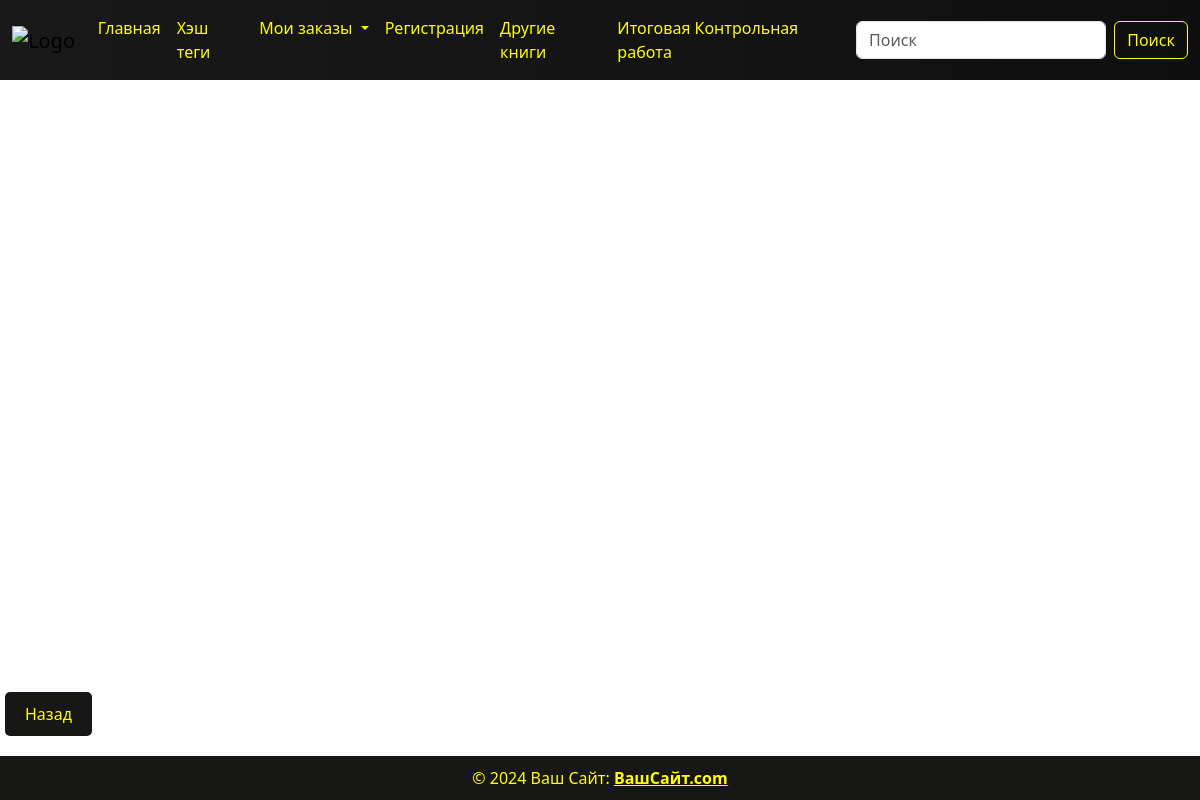
Before: /fantasy_books/ with the older database file.
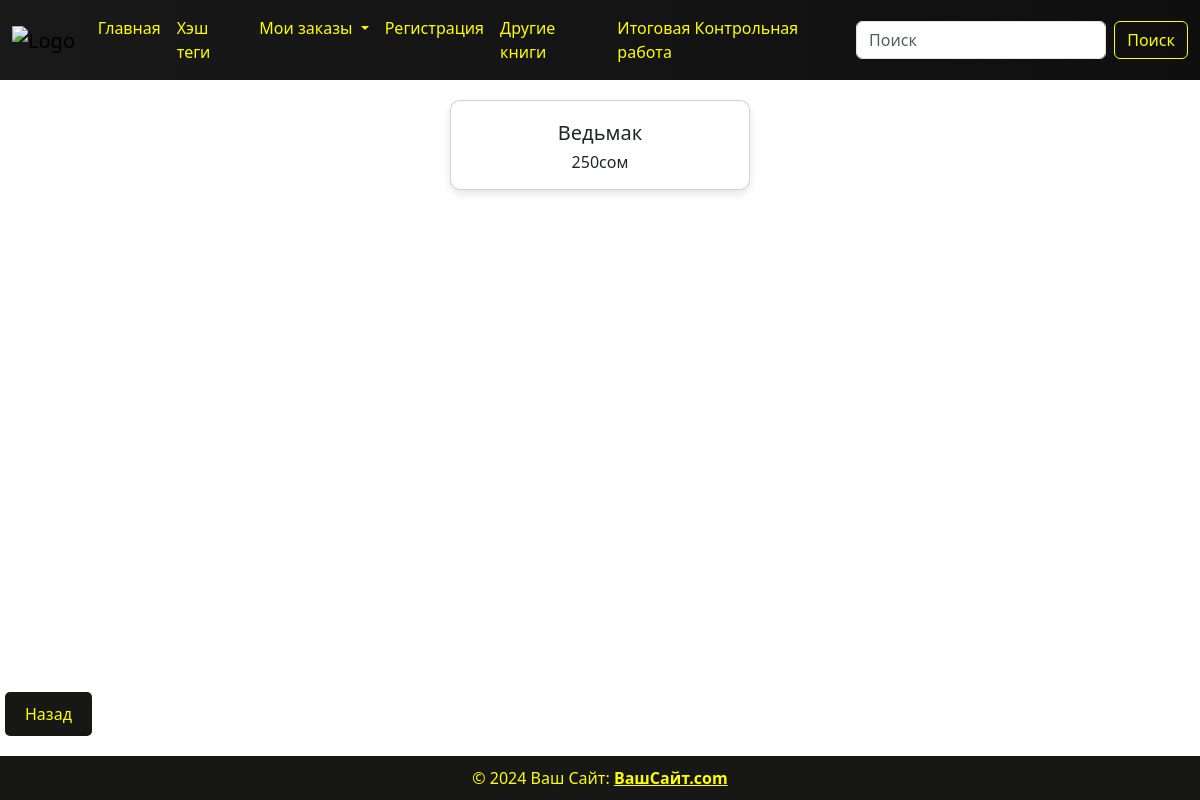
After: the same page with the newer database file.
### hashtags/models.py (models this page shows, shortened)
class Product(models.Model):
    name = models.CharField(max_length=100, verbose_name='название продукта')
    price = models.PositiveIntegerField(default=100, verbose_name='цена')
    tags = models.ManyToManyField(Tag)
    class Meta:
        verbose_name = 'товар'
        verbose_name_plural = 'товары'

### hashtags/views.py (the view)
# urls.py: path('fantasy_books/', views.fantasy_books_view, name='fantasy_books'),
def fantasy_books_view(request):
    if request.method == 'GET':
        fantasy_books = models.Product.objects.filter(tags__name='Фантастика')
        context = {'fantasy_books': fantasy_books}
        return render(request, template_name='hashtags/fantasy_books.html', context=context)

### templates/hashtags/fantasy_books.html
{% load static %} {% include 'components/header.html' %}
<link rel="stylesheet" href="{% static 'css/hashtags.css' %}" />
<div class="content">
  {% for i in fantasy_books %}
  <div class="card">
    <div class="card-body">
      <h1>{{ i.name }}</h1>
      <p class="card-text">{{ i.price }}сом</p>
    </div>
  </div>
  {% endfor %}
</div>
<div class="buttons">
  <a href="{% url 'all_books' %}"><button>Назад</button></a>
</div>
{% include 'components/footer.html' %}

Changed rows visible on the page:
added Product: name "Ведьмак", price "250"
